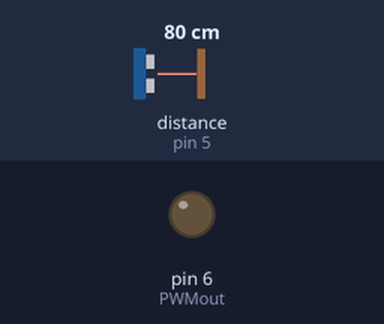
A sketch run on a simulated Arduino Nano, built with avr-gcc and run on an emulated ATmega328P. Shown: output pins drawn as LEDs (lit = HIGH). Inputs (shaded band) come from the test bench; at power-on: distance to the obstacle (sensor on pin 5) 80 cm. The echo pulse lasts 58.3 µs per cm.

Above: at 1.2 s.
1.3 s: distance to the obstacle (sensor on pin 5) set to 21 cm
3.2 s: distance to the obstacle (sensor on pin 5) set to 16 cm
At 4.9 s:
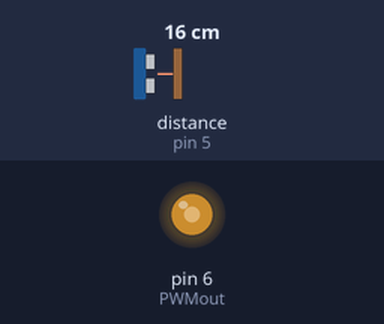
5.6 s: distance to the obstacle (sensor on pin 5) set to 13 cm
9.1 s: distance to the obstacle (sensor on pin 5) set to 250 cm
At 9.29 s:
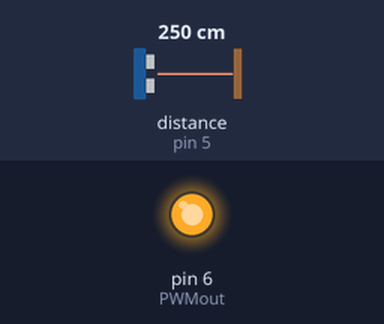
13.3 s: distance to the obstacle (sensor on pin 5) set to 299 cm
14.9 s: distance to the obstacle (sensor on pin 5) set to 120 cm
At 16.2 s:
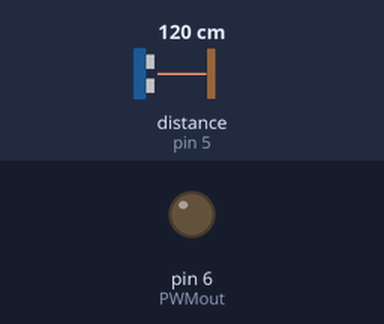
Timing chart, 0 to 17.4 s (numbered marks = the images above; inputs shaded):
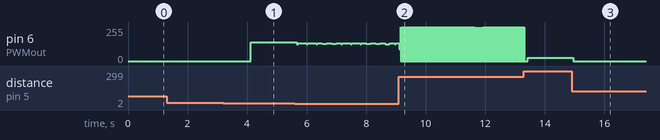

Measured:
- the behaviour switches between 19 and 18 cm on distance to the obstacle (sensor on pin 5) (found by bisection; images 0 and 1)
- after the input at 3.2 s, pin 6 (PWMout): 0/255 → 140/255 after 0.92 s
- after the input at 14.9 s, pin 6 (PWMout): 26/255 → 0/255 after 0.05 s

The sketch:

nano_pwm_converter.ino
```cpp
int PWMin  = 5;       // Nano has PWM pins 3,5,6,9,10,11 (digital)
int PWMout = 6;       // only pin 5 and 6 allow 980 Hz PWM
int inDir  = 0;       // input direction
int outDir = 0;       // output direction
int offset = 900;     // offset to be added to PWM

void setup() {
  // comment for 'production'
  //Serial.begin(9600); // debug info on serial console
  // configure pins
  pinMode(PWMin, INPUT);    // define input pin as input
  pinMode(PWMout, OUTPUT);    // define output pin as output
}

void loop() {
  inDir = pulseIn(PWMin, HIGH);   // read PWM signal from AS5040
  outDir = inDir + offset;    // compensate for offset
  digitalWrite(PWMout,HIGH);    // start pulse
  delayMicroseconds(outDir);
  digitalWrite(PWMout, LOW);    // end pulse
  delayMicroseconds(2000-outDir); // not sure, check for proper PWM and rate
  // comment for 'production'
  //Serial.print("input wind direction: "); // debug info on serial console
  //Serial.println(inDir); // debug info on serial console
  //Serial.print("output wind direction:          "); // debug info on serial console
  //Serial.println(outDir); // debug info on serial console
}
```
